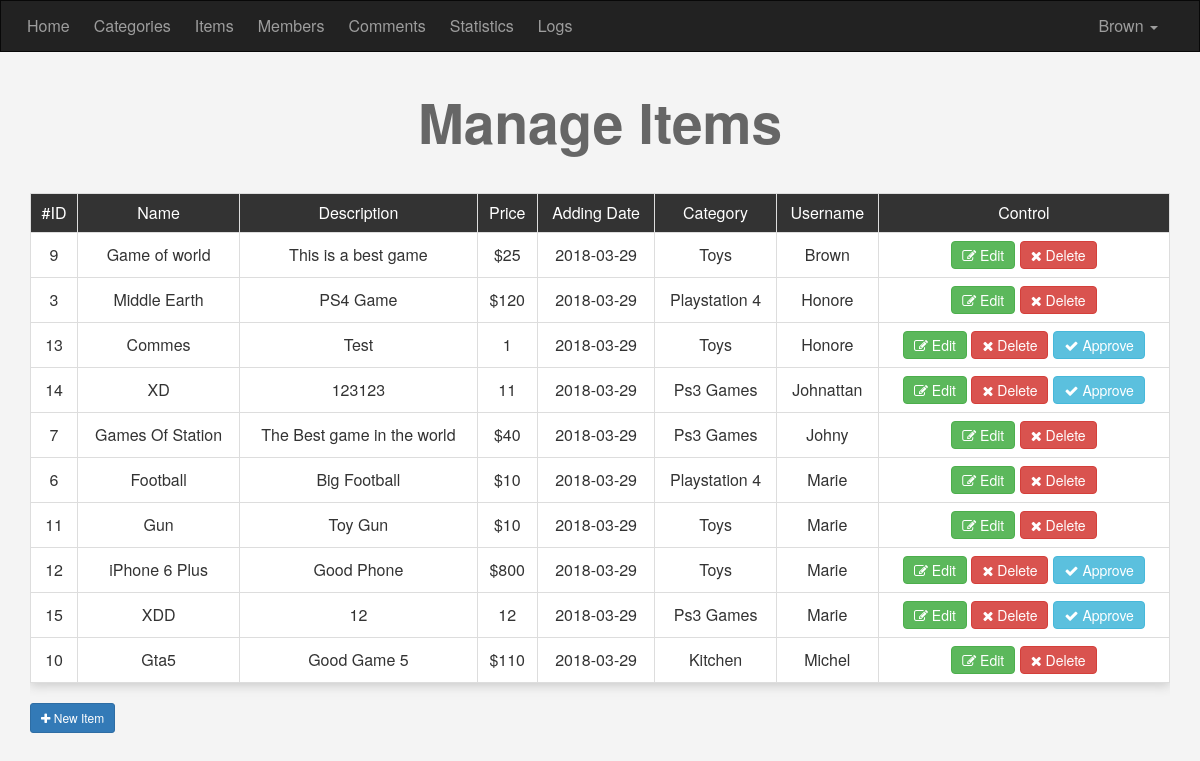
/Ecommerce/admin/items.php (signed in), run on the app's committed database.
### tables this page shows
CREATE TABLE `items` (
  `Item_ID` int(11) NOT NULL,
  `Name` varchar(255) NOT NULL,
  `Description` text NOT NULL,
  `Price` varchar(255) NOT NULL,
  `Add_Date` date NOT NULL,
  `Country_Made` varchar(255) NOT NULL,
  `Image` varchar(255) DEFAULT NULL,
  `Status` varchar(255) NOT NULL,
  `Rating` smallint(6) DEFAULT NULL,
  `Approve` tinyint(4) NOT NULL DEFAULT 0,
  `Cat_ID` int(11) DEFAULT NULL,
  `Member_ID` int(11) DEFAULT NULL
);

CREATE TABLE `categories` (
  `ID` int(11) NOT NULL,
  `Name` varchar(255) NOT NULL,
  `Description` text NOT NULL,
  `Ordering` int(11) DEFAULT NULL,
  `Visibility` tinyint(4) NOT NULL DEFAULT 0,
  `Allow_Comment` tinyint(4) NOT NULL DEFAULT 0,
  `Allow_Ads` tinyint(4) NOT NULL DEFAULT 0
);

CREATE TABLE `users` (
  `UserID` int(11) NOT NULL COMMENT 'To identify User',
  `Username` varchar(255) NOT NULL COMMENT 'Username To Login',
  `Password` varchar(255) NOT NULL COMMENT 'Password To Login',
  `Email` varchar(255) NOT NULL,
  `FullName` varchar(255) NOT NULL,
  `GroupID` int(11) NOT NULL DEFAULT 0 COMMENT 'Identify User Group',
  `TrustStatus` int(11) NOT NULL DEFAULT 0 COMMENT 'Seller Rank',
  `RegStatus` int(11) NOT NULL DEFAULT 0 COMMENT 'User Approval',
  `Date` date NOT NULL
);

### Ecommerce/admin/items.php (the view, shortened to what this page needs)
<?php
if(isset($_SESSION['Username'])){
      include 'init.php';
      $do = isset($_GET['do']) ? $_GET['do'] : 'Manage';
      if($do == 'Manage'){
         $stmt = $con->prepare("SELECT
                                    items.*,
                                    categories.Name AS category_name,
                                    users.Username
                                FROM
                                    items
                                INNER JOIN
                                    categories
                                ON
                                    categories.ID = items.Cat_ID
                                INNER JOIN
                                    users
                                ON
                                    users.UserID = items.Member_ID
                                ");
         $stmt->execute();
         $items = $stmt->fetchAll();
       ?>
         <h1 class="text-center">Manage Items</h1>
         <div class="container">
            <div class="table-responsive">
               <table class="main-table text-center table table-bordered">
                  <tr>
                     <td>#ID</td>
                     <td>Name</td>
                     <td>Description</td>
                     <td>Price</td>
                     <td>Adding Date</td>
                     <td>Category</td>
                     <td>Username</td>
                     <td>Control</td>
                  </tr>
                  <?php
                foreach ($items as $item){
                echo "<tr>";
                  echo "<td>" . $item['Item_ID'] . "</td>";
                  echo "<td>" . $item['Name'] . "</td>";
                  echo "<td>" . $item['Description'] . "</td>";
                  echo "<td>" . $item['Price'] . "</td>";
                  echo "<td>" . $item['Add_Date'] . "</td>";
                  echo "<td>" . $item['category_name'] . "</td>";
                  echo "<td>" . $item['Username'] . "</td>";
                  echo "<td>
                        <a href='items.php?do=Edit&itemid=". $item['Item_ID'] ."' class='btn btn-success'><i class='fa fa-edit'></i> Edit</a>
                        <a href='items.php?do=Delete&itemid=". $item['Item_ID'] ."' class='btn btn-danger confirm'><i class='fa fa-close'></i> Delete</a>";
                          if($item['Approve'] == 0){
                          echo "<a href='items.php?do=Approve&itemid=". $item['Item_ID'] ."' class='btn btn-info  activate'><i class='fa fa-check'></i> Approve</a>";
                                    }
                       echo "</td>";
              echo "</tr>";
           }
        ?>
       </table>
     </div>
     <a href="items.php?do=Add" class="btn btn-sm btn-primary">
       <i class="fa fa-plus"></i> New Item</a>
 </div>
      <?php
      }
      include $tpl . 'footer.php';
}else{
    header('Location:index.php');
    exit();
}

### Ecommerce/admin/layout/css/backend.css (style rules this page uses)
body { background-color: #F4F4F4; font-size: 16px; }
h1 { font-size: 55px; margin: 40px 0; font-weight: bold; color: #666; }
.main-table { -webkit-box-shadow: 0 3px 10px #ccc; -moz-box-shadow: 0 3px 10px #ccc; box-shadow: 0 3px 10px #ccc; }
.main-table td { background-color: #fff; vertical-align: middle!important; }
.main-table tr:first-child td { background-color: #333; color: #fff; text-align: center; }
.main-table .btn { padding: 3px 10px; }
.activate { margin-left: 5px; }

### data on the page
items: Item_ID "9", Name "Game of world", Description "This is a best game", Price "$25", Add_Date "2018-03-29", Cat_ID.Name "Toys", Member_ID.Username "Brown"
items: Item_ID "3", Name "Middle Earth", Description "PS4 Game", Price "$120", Add_Date "2018-03-29", Cat_ID.Name "Playstation 4", Member_ID.Username "Honore"
items: Item_ID "13", Name "Commes", Description "Test", Price "1", Add_Date "2018-03-29", Cat_ID.Name "Toys", Member_ID.Username "Honore"
items: Item_ID "14", Name "XD", Description "123123", Price "11", Add_Date "2018-03-29", Cat_ID.Name "Ps3 Games", Member_ID.Username "Johnattan"
items: Item_ID "7", Name "Games Of Station", Description "The Best game in the world", Price "$40", Add_Date "2018-03-29", Cat_ID.Name "Ps3 Games", Member_ID.Username "Johny"
items: Item_ID "6", Name "Football", Description "Big Football", Price "$10", Add_Date "2018-03-29", Cat_ID.Name "Playstation 4", Member_ID.Username "Marie"
items: Item_ID "11", Name "Gun", Description "Toy Gun", Price "$10", Add_Date "2018-03-29", Cat_ID.Name "Toys", Member_ID.Username "Marie"
items: Item_ID "12", Name "iPhone 6 Plus", Description "Good Phone", Price "$800", Add_Date "2018-03-29", Cat_ID.Name "Toys", Member_ID.Username "Marie"
items: Item_ID "15", Name "XDD", Description "12", Price "12", Add_Date "2018-03-29", Cat_ID.Name "Ps3 Games", Member_ID.Username "Marie"
items: Item_ID "10", Name "Gta5", Description "Good Game 5", Price "$110", Add_Date "2018-03-29", Cat_ID.Name "Kitchen", Member_ID.Username "Michel"

### other printed values
lang('HOME_ADMIN') "Home"
lang('CATEGORIES') "Categories"
lang('ITEMS') "Items"
lang('MEMBERS') "Members"
lang('COMMENTS') "Comments"
lang('STATISTICS') "Statistics"
lang('LOGS') "Logs"
$_SESSION['Username'] "Brown"
